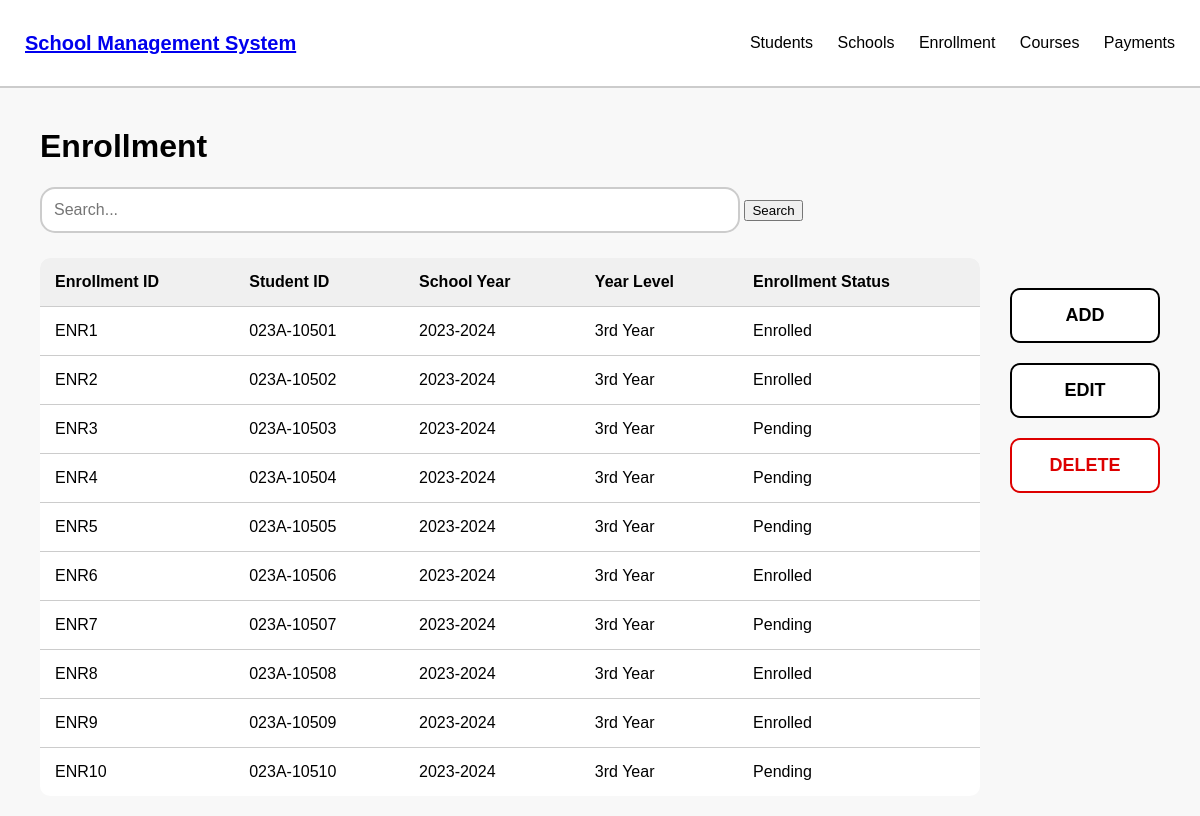
Screenshot of /enrollment/ with the database file from the repository.
### online_enrollment/models.py (models this page shows, shortened)
class Enrollment(models.Model):
    enrollment_ID = models.CharField(max_length=5)
    student_ID = models.CharField(max_length=10)
    school_year = models.CharField(max_length=10)
    year_level = models.CharField(max_length=8)
    enrollment_status = models.CharField(max_length=10)

### online_enrollment/views.py (the view)
# urls.py: path('enrollment/', views.enrollments, name='Enrollment'),
def enrollments(request):
    query = request.GET.get('search', '')  # Default to an empty string if no query is provided
    if query:
        enroll = Enrollment.objects.filter(student_ID__icontains=query).values()  # Search by student ID (case-insensitive)
    else:
        enroll = Enrollment.objects.all().values()  # Fetch all enrollments if no query
    return render(request, 'enrollments.html', {'enrollments': enroll, 'search_query': query})

### online_enrollment/templates/enrollments.html (shortened to what this page needs)
{% load static %}
<!DOCTYPE html>
<html lang="en">
<head>
    <link rel="stylesheet" href="{% static 'enrollmentstyle.css' %}">
</head>
<body>
    <header class="navbar">
        <h2 class="logo"><a href="/dashboard">School Management System</h2>
        <nav>
            <a href="/student">Students</a>
            <a href="/school">Schools</a>
            <a href="/enrollment">Enrollment</a>
            <a href="/course">Courses</a>
            <a href="/tuitionPayment">Payments</a>
        </nav>
    </header>
    <main class="container">
        <h1>Enrollment</h1>
        <form method="GET" action="{% url 'Enrollment' %}">
            <input type="text" name="search" placeholder="Search..." value="{{ search_query }}" class="search-bar">
            <button type="submit" class="search-btn">Search</button>
        </form>
        <div class="content-row">
            <table class="data-table">
                <thead>
                    <tr>
                        <th>Enrollment ID</th>
                        <th>Student ID</th>
                        <th>School Year</th>
                        <th>Year Level</th>
                        <th>Enrollment Status</th>
                    </tr>
                </thead>
                <tbody>
                    {% if enrollments %}
                        {% for x in enrollments %}
                        <tr>
                            <td>{{ x.enrollment_ID }}</td>
                            <td>{{ x.student_ID }}</td>
                            <td>{{ x.school_year }}</td>
                            <td>{{ x.year_level }}</td>
                            <td>{{ x.enrollment_status }}</td>
                        </tr>
                        {% endfor %}
                    {% else %}
                        <tr>
                            <td colspan="5">No enrollments found.</td>
                        </tr>
                    {% endif %}
                </tbody>
            </table>
            <div class="button-panel">
                <button class="btn" onclick="window.location.href='{% url 'AddEnrollment' %}'">ADD</button>
                <button class="btn">EDIT</button>
                <button class="btn delete">DELETE</button>
            </div>
        </div>
    </main>
</body>
</html>

### online_enrollment/static/enrollmentstyle.css (style rules this page uses)
body { font-family: Arial, sans-serif; margin: 0; background: #f8f8f8; }
h1 { margin-top: 20px; }
.navbar { display: flex; justify-content: space-between; align-items: center; padding: 15px 25px; background: #ffffff; border-bottom: 2px solid #ccc; }
.navbar .logo { font-size: 20px; font-weight: bold; }
.navbar nav a { margin-left: 20px; text-decoration: none; color: black; font-weight: 500; }
.container { padding: 20px 40px; }
.search-bar { width: 60%; padding: 12px; border: 2px solid #ccc; border-radius: 15px; font-size: 16px; margin-bottom: 25px; }
.content-row { display: flex; gap: 30px; }
.data-table { width: 85%; background: white; border-collapse: collapse; border-radius: 10px; overflow: hidden; }
.data-table th, .data-table td { padding: 15px; border-bottom: 1px solid #ccc; text-align: left; }
.data-table th { background: #f0f0f0; font-weight: bold; }
.data-table tr:last-child td { border-bottom: none; }
.button-panel { display: flex; flex-direction: column; gap: 20px; margin-top: 30px; }
.btn { width: 150px; padding: 15px; font-size: 18px; background: white; border: 2px solid black; border-radius: 10px; cursor: pointer; font-weight: bold; }
.delete { color: #d00; border-color: #d00; }

### rows the page displays
Enrollment: enrollment_ID "ENR1", student_ID "023A-10501", school_year "2023-2024", year_level "3rd Year", enrollment_status "Enrolled"
Enrollment: enrollment_ID "ENR2", student_ID "023A-10502", school_year "2023-2024", year_level "3rd Year", enrollment_status "Enrolled"
Enrollment: enrollment_ID "ENR3", student_ID "023A-10503", school_year "2023-2024", year_level "3rd Year", enrollment_status "Pending"
Enrollment: enrollment_ID "ENR4", student_ID "023A-10504", school_year "2023-2024", year_level "3rd Year", enrollment_status "Pending"
Enrollment: enrollment_ID "ENR5", student_ID "023A-10505", school_year "2023-2024", year_level "3rd Year", enrollment_status "Pending"
Enrollment: enrollment_ID "ENR6", student_ID "023A-10506", school_year "2023-2024", year_level "3rd Year", enrollment_status "Enrolled"
Enrollment: enrollment_ID "ENR7", student_ID "023A-10507", school_year "2023-2024", year_level "3rd Year", enrollment_status "Pending"
Enrollment: enrollment_ID "ENR8", student_ID "023A-10508", school_year "2023-2024", year_level "3rd Year", enrollment_status "Enrolled"
Enrollment: enrollment_ID "ENR9", student_ID "023A-10509", school_year "2023-2024", year_level "3rd Year", enrollment_status "Enrolled"
Enrollment: enrollment_ID "ENR10", student_ID "023A-10510", school_year "2023-2024", year_level "3rd Year", enrollment_status "Pending"
